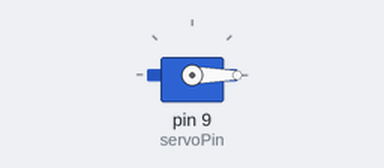
A sketch run on a simulated Arduino Uno, built with avr-gcc and run on an emulated ATmega328P. Shown: servo.

Above: at 0.05 s.
At 3.0 s:
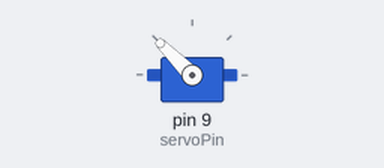
At 6.0 s:
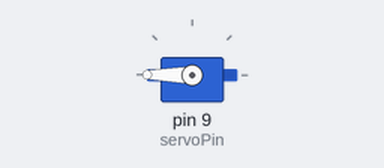
Timing chart, 0 to 7.8 s (numbered marks = the images above):
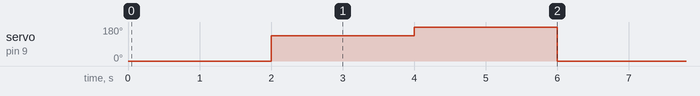

Measured:
- by itself, servo on pin 9 (servoPin): repeats every 6.0 s: 180° 2.0 s, 0° 2.0 s, 135° 2.0 s

The sketch:

Stepper_Motor.ino
```cpp
// for 160Ncm servo 270


#include <Servo.h>

Servo bigServo;
int servoPin = 9;   // PWM pin

void setup() {
  bigServo.attach(servoPin);  // attach with default 1000–2000 µs pulse
}

void loop() {
  // Move to 0 degree position
  bigServo.write(0);
  delay(2000);

  // Move to 135 degrees (middle)
  bigServo.write(135);
  delay(2000);

  // Move to 270 degree position
  bigServo.write(270);
  delay(2000);
}
```
